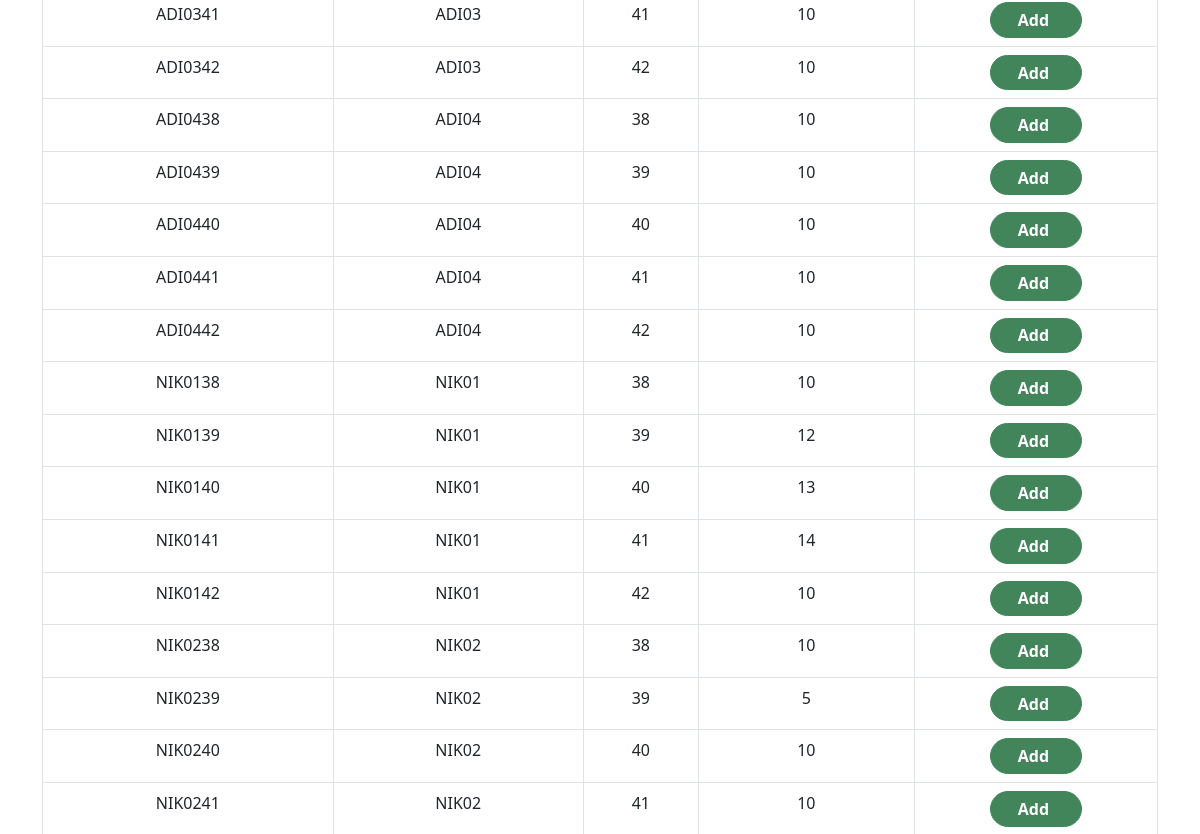
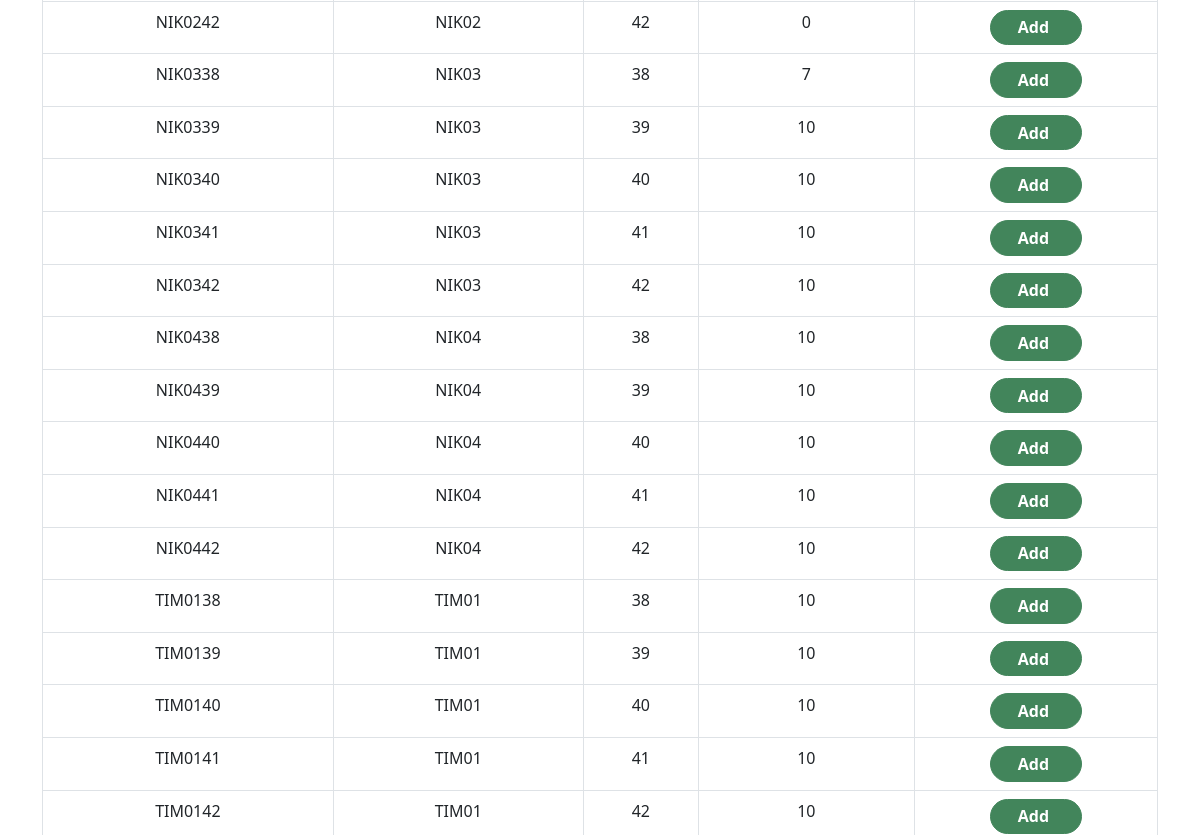
The page /inventory.php (signed in, middle part) on the database as committed earlier (2 pictures, top to bottom).
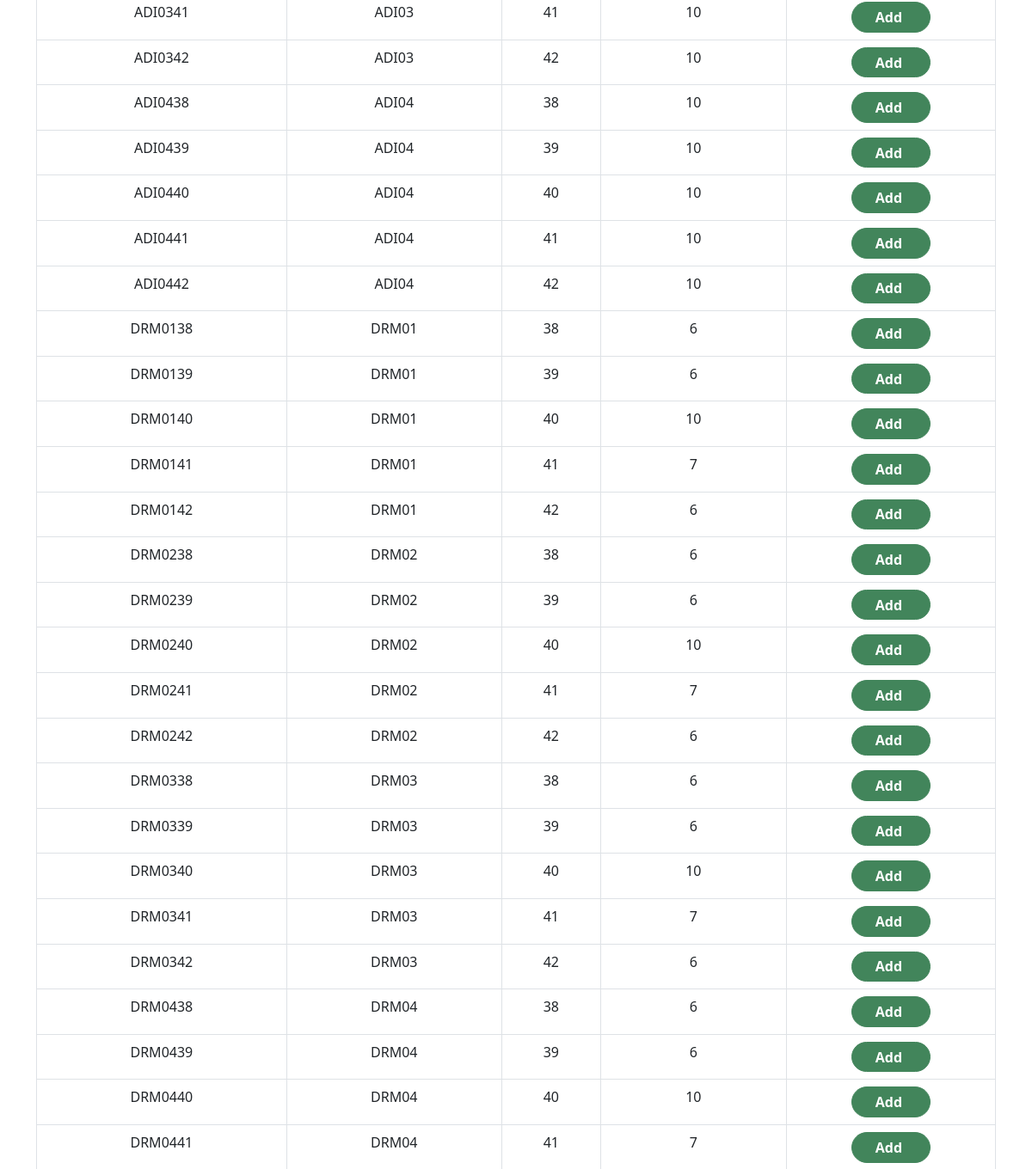
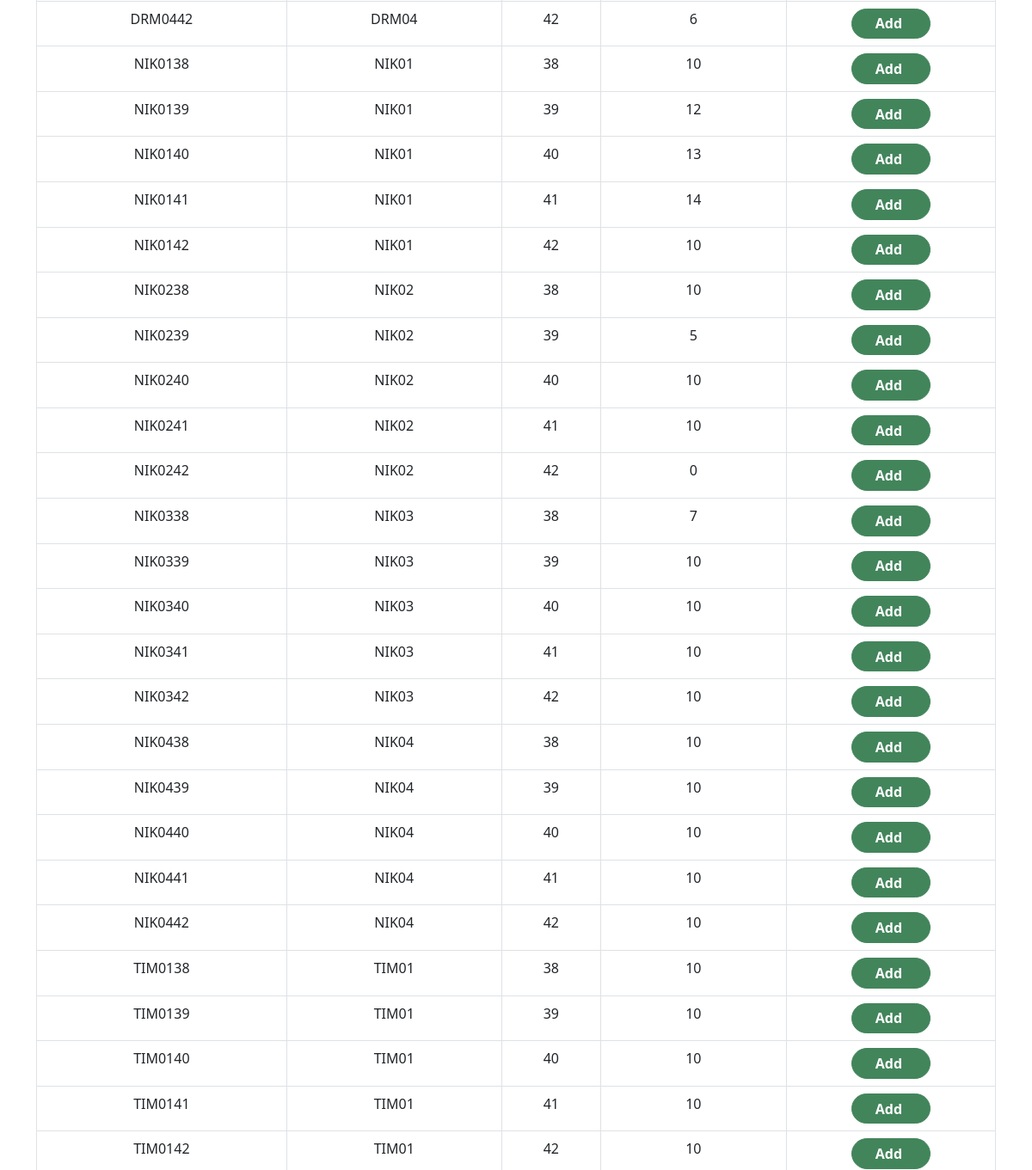
The same page on the database as committed later (2 pictures, top to bottom).
### tables this page shows
CREATE TABLE `tbInventory`(
    `InventoryID` varchar(53) NOT NULL,
    `ProductID` varchar(50) NOT NULL,
    `Size` varchar(3) NOT NULL,
    `Quantity` int NOT NULL,
    PRIMARY KEY (InventoryID)
);

### inventory.php (the view, shortened to what this page needs)
<?php
function filterTable($query)
{
  $connect = mysqli_connect("localhost", "root", "", "dbpheidip");
  $filter_Result = mysqli_query($connect, $query);
  return $filter_Result;
}
if (isset($_POST['search'])) {
  $valueToSearch = $_POST['valueToSearch'];
  $queryInventory = "SELECT * FROM `tbInventory` WHERE CONCAT(InventoryID, ProductID, Size) LIKE '%" . $valueToSearch . "%'";
  $search_result = filterTable($queryInventory);
  $countInventory = mysqli_num_rows($search_result);
} else {
  $queryInventory = "SELECT * FROM `tbInventory`";
  $search_result = filterTable($queryInventory);
}
include 'php/htmlHead.php';
?>
<section class="container">
  <form method="post">
    <table class="table table-hove table-bordered text-center">
      <?php
      while ($rcInventory = mysqli_fetch_array($search_result)) :
      ?>
        <tr>
          <td><?= $rcInventory[0]; ?></td>
          <td><?= $rcInventory[1]; ?></td>
          <td><?= $rcInventory[2]; ?></td>
          <td><?= $rcInventory[3]; ?></td>
          <td><a class="btn btn-success rounded-pill" href="addInventory.php?id='<?= $rcInventory[0]; ?>'">Add</a></td>
        </tr>
      <?php
      endwhile;
      ?>
  </form>
</section>
<?php
include 'php/htmlBody.php';
?>

Rows that differ between the two databases and show on the page:
added tbinventory: InventoryID "DRM0138", ProductID "DRM01", Size "38", Quantity "6"
added tbinventory: InventoryID "DRM0139", ProductID "DRM01", Size "39", Quantity "6"
added tbinventory: InventoryID "DRM0140", ProductID "DRM01", Size "40", Quantity "10"
added tbinventory: InventoryID "DRM0141", ProductID "DRM01", Size "41", Quantity "7"
added tbinventory: InventoryID "DRM0142", ProductID "DRM01", Size "42", Quantity "6"
added tbinventory: InventoryID "DRM0238", ProductID "DRM02", Size "38", Quantity "6"
added tbinventory: InventoryID "DRM0239", ProductID "DRM02", Size "39", Quantity "6"
added tbinventory: InventoryID "DRM0240", ProductID "DRM02", Size "40", Quantity "10"
added tbinventory: InventoryID "DRM0241", ProductID "DRM02", Size "41", Quantity "7"
added tbinventory: InventoryID "DRM0242", ProductID "DRM02", Size "42", Quantity "6"
added tbinventory: InventoryID "DRM0338", ProductID "DRM03", Size "38", Quantity "6"
added tbinventory: InventoryID "DRM0339", ProductID "DRM03", Size "39", Quantity "6"
added tbinventory: InventoryID "DRM0340", ProductID "DRM03", Size "40", Quantity "10"
added tbinventory: InventoryID "DRM0341", ProductID "DRM03", Size "41", Quantity "7"
added tbinventory: InventoryID "DRM0342", ProductID "DRM03", Size "42", Quantity "6"
added tbinventory: InventoryID "DRM0438", ProductID "DRM04", Size "38", Quantity "6"
added tbinventory: InventoryID "DRM0439", ProductID "DRM04", Size "39", Quantity "6"
added tbinventory: InventoryID "DRM0440", ProductID "DRM04", Size "40", Quantity "10"
added tbinventory: InventoryID "DRM0441", ProductID "DRM04", Size "41", Quantity "7"
added tbinventory: InventoryID "DRM0442", ProductID "DRM04", Size "42", Quantity "6"
